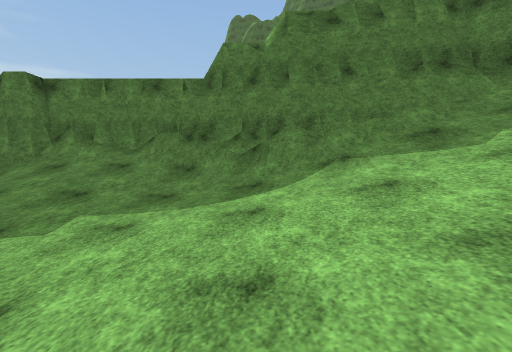
View 1 (above)

13 first-person views from a walk through a Unity game level. The camera is 1.2 m above the floor, tilts 4° down and sees 90° across. The floor is counted in squares, 1 m on a side. Each view is taken from the middle of a square. On the plan, view 1 faces up. The plan holds only what a view shows up to about 12 squares ahead; the rest is blank. The place goes on beyond the plan. Some trees and plants on the terrain are drawn as simple stand-ins. The player is left out. Surface patterns are stand-ins for the level's own textures.

View 2
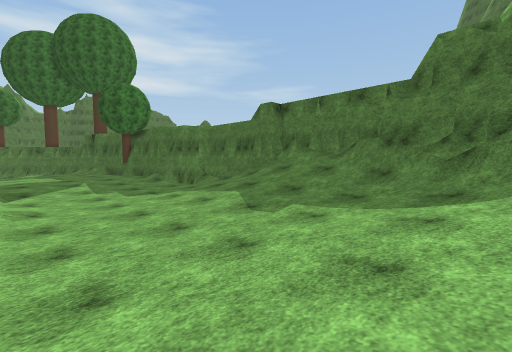

View 3
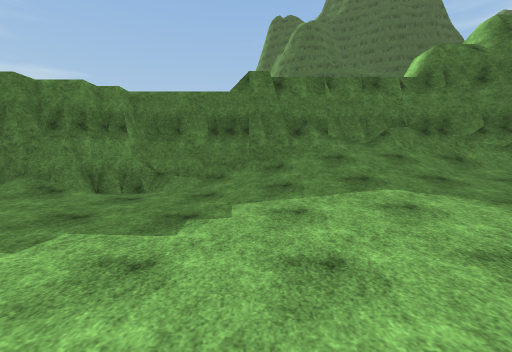

View 4
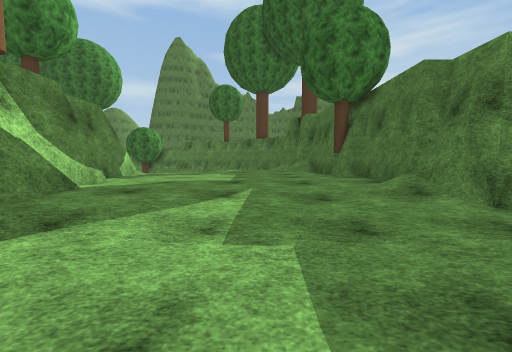

View 5
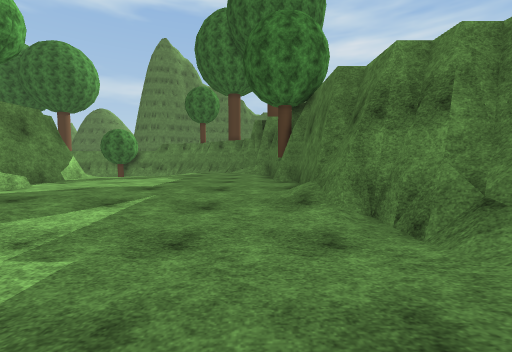

View 6
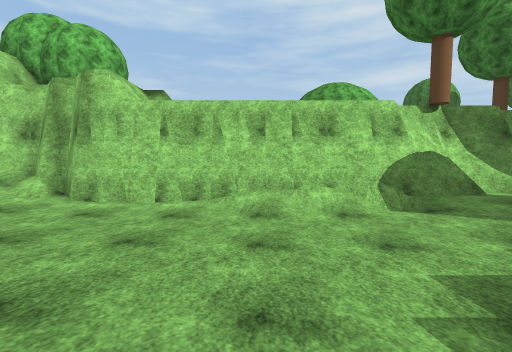

View 7
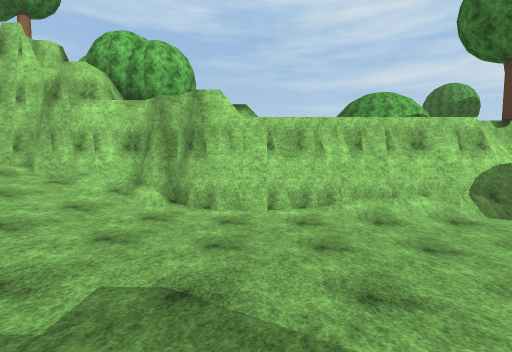

View 8
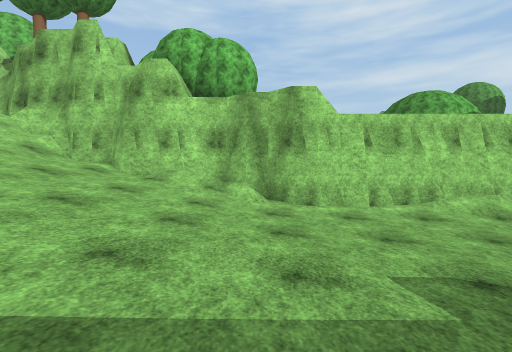

View 9
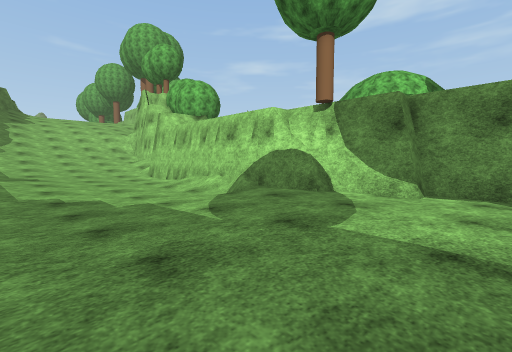

View 10
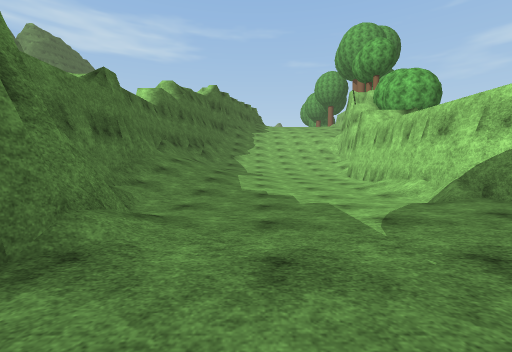

View 11
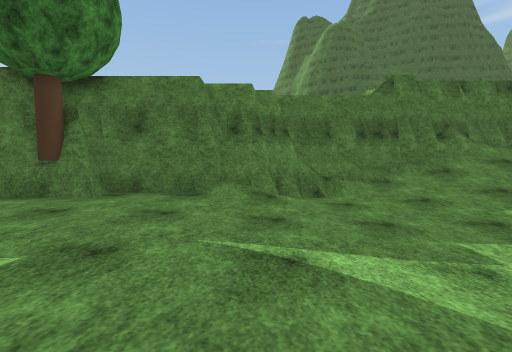

View 12
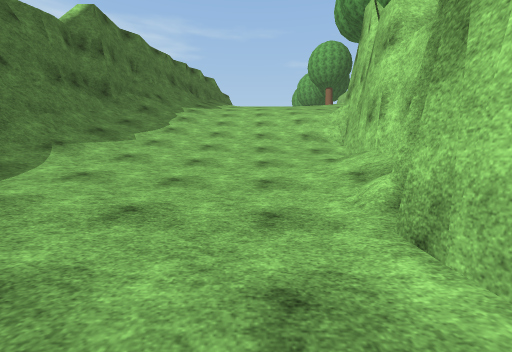

View 13
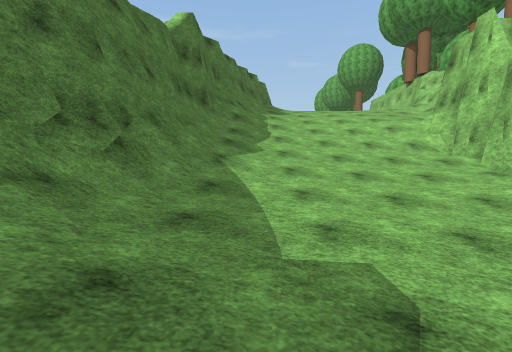

### Floor plan
Key: @ floor where view 1 was taken; # wall or solid block; . main floor; : floor 0.25 m higher than the main floor; + floor 0.5 m higher than the main floor; * floor 0.75 m higher than the main floor; % floor 1 m higher than the main floor; & floor 1.25 m higher than the main floor; $ floor 1.5 m higher than the main floor; / step, stairs or slope; = window, fence, low wall or low ledge.
Columns run from 23 left of view 1 to 4 right of it. Each row starts with its distance up from view 1.
 11       ########/=////=####
 10      ##===///////$$///==####
  9     ###=///++////&//////====
  8 ######=....:++*%%%/***//////
  7 #:::/:......:+++**++++*%////
  6 ::::.........::+++++++*%%///
  5 ::::...........:::::+++*%%//
  4 ::::...............::++*%%&/
  3 :::::...............::++*%&$
  2 ::::::...............:++*%%&
  1 ::::::................:+*%%&
  0 :::::::...............:@*%%&
 -1 :::::::://////........:+*%%&
 -2 :::::=##############//++%%%&
 -3 ::######           ###///%%&
 -4 ###                  #######

Positions as (right, up) in squares from view 1, and headings:
1: (0, 0), facing up
2: (1, -1), facing up-left
3: (-11, -1), facing up
4: (-11, 3), facing left
5: (-11, 6), facing left
6: (-10, 7), facing down
7: (-6, 8), facing down
8: (-2, 8), facing down
9: (-23, 6), facing down-right
10: (-23, 5), facing right
11: (-18, -1), facing up
12: (-7, 0), facing right
13: (-7, 6), facing right
